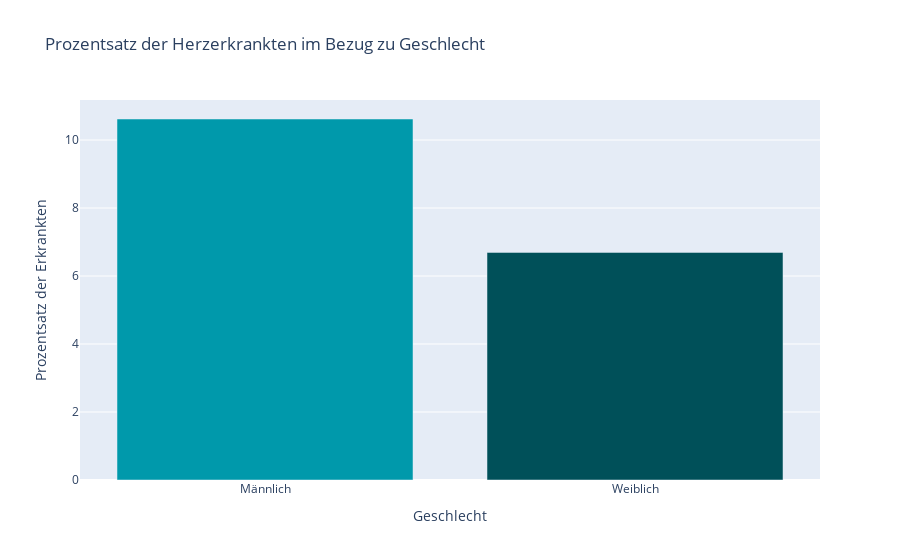

This figure's notebook cell:
### Markdown cell above
### Geschlecht

### Code cell
grouped_data = heart_data.groupby(['Sex', 'HeartDisease']).size().unstack(fill_value=0)

# Berechnen des Prozentsatzes der erkrankten Personen
grouped_data['Total'] = grouped_data.sum(axis=1)
grouped_data['Percent_Yes'] = grouped_data['Ja'] / grouped_data['Total'] * 100

# Visualisierung
fig = go.Figure()

fig.add_trace(go.Bar(
    x=grouped_data.index,
    y=grouped_data['Percent_Yes'],
    name='Erkrankte',
    marker_color=['#0099ab','#005059']
))

fig.update_layout(
    title='Prozentsatz der Herzerkrankten im Bezug zu Geschlecht',
    xaxis=dict(title='Geschlecht'),
    yaxis=dict(title='Prozentsatz der Erkrankten'),
    showlegend=False
)

fig.show()

### Figure 1 — Plotly figure (JSON) as saved in the notebook; plotly's stock layout.template omitted (floating-point values rounded to 4 significant figures)
{"data": [{"marker": {"color": ["#0099ab", "#005059"]}, "name": "Erkrankte", "type": "bar", "x": ["Männlich", "Weiblich"], "y": [10.62, 6.695]}], "layout": {"showlegend": false, "title": {"text": "Prozentsatz der Herzerkrankten im Bezug zu Geschlecht"}, "xaxis": {"title": {"text": "Geschlecht"}}, "yaxis": {"title": {"text": "Prozentsatz der Erkrankten"}}}}
